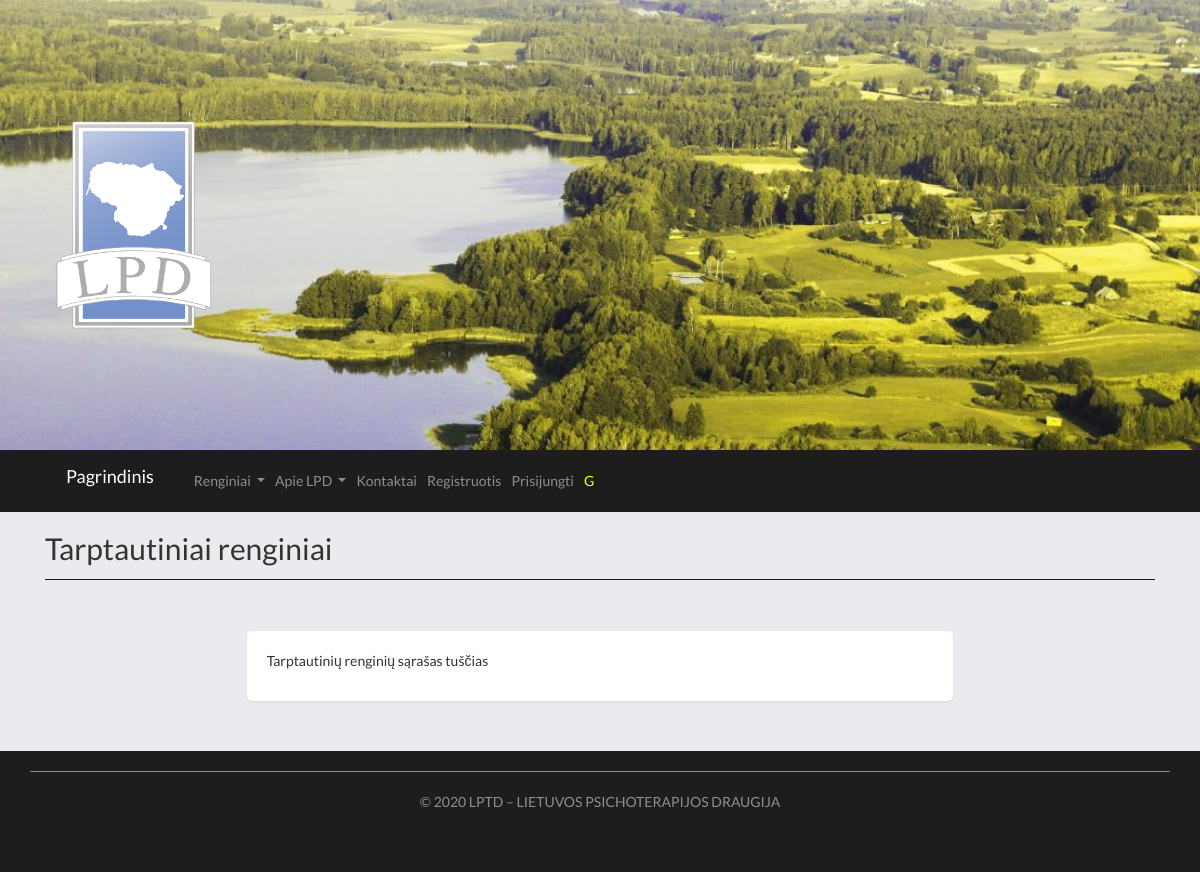
/Tarptautiniai_renginiai/, run on an earlier commit of the app's database.
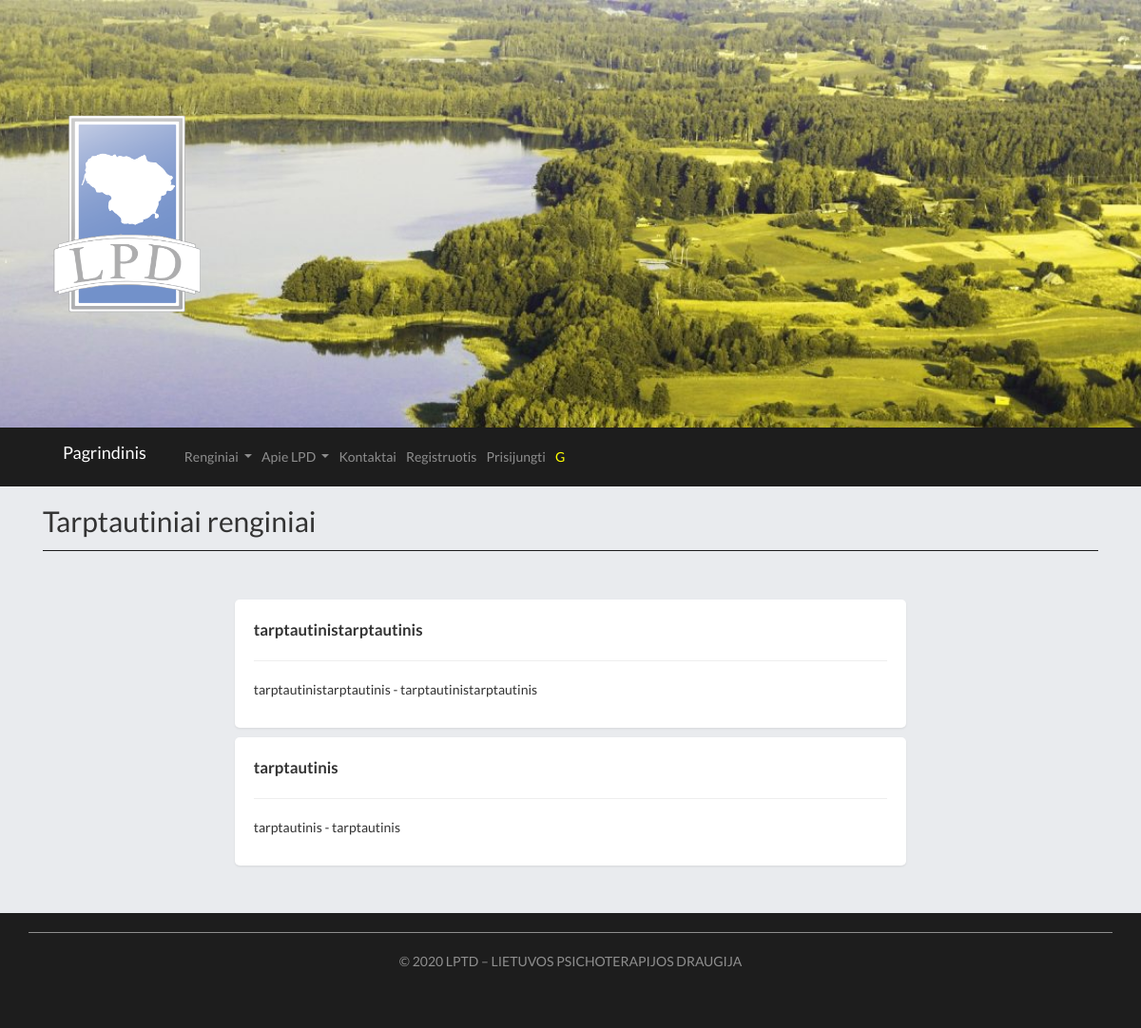
And on a later commit of the database.
### main.py (models this page shows)
class News_in_World(db.Model):
	id = db.Column(db.Integer, primary_key=True)
	date_created = db.Column(db.DateTime, default=datetime.utcnow)
	title = db.Column(db.String(4000), default="")
	title_en = db.Column(db.String(4000), default="")
	date = db.Column(db.String(4000), default="")
	location = db.Column(db.String(4000), default="")

### main.py (the view)
@app.route("/Tarptautiniai_renginiai/", methods=["GET", "POST"])
def tevents():
	events = list(reversed(News_in_World.query.order_by(News_in_World.date_created).all()))
	return render_template("Tartautiniai_renginiai.html",events = events , current_user=current_user())

### main.py (called while the page is built)
def guest_user():
	current_user = User()
	current_user.name="G"
	current_user.surname="Svecias"
	current_user.email="gg@gg.gg"
	current_user.lvl=0
	current_user.id=-1
	return current_user

def current_user():
	email = request.cookies.get("current-user-email")
	current_user = User.query.filter_by(email=email).first()
	if current_user == None:
		current_user = guest_user()
	return current_user

### templates/Tartautiniai_renginiai.html (shortened to what this page needs)
{% extends "base.html" %}
{% block page%}
<h2> Tarptautiniai renginiai</h2>
<hr class="my_hr">
	<div class= "empty_page">
		<div class = "row justify-content-md-center card_">
			{% if events|length == 0%}
				<div class = "col-md-8 page shadow-sm card_">
					<p> Tarptautinių renginių sąrašas tuščias</p>
				</div>
			{% else %}
				{% for event in events %}
					{% if event.title|length > 0%}
						<div class = "col-md-8 page shadow-sm card_">
							<b><big>{{event.title}}</big></b><hr>
							<p>{{event.date}} - {{event.location}}
							</p>
						</div>
					{% endif %}
				{% endfor %}
			{% endif %}
		</div>
	</div>
{% endblock %}

### templates/base.html (shortened to what this page needs)
<!DOCTYPE html>
<html lang="en-US">
<head>
	<link href="https://stackpath.bootstrapcdn.com/bootstrap/4.4.1/css/bootstrap.min.css" rel="stylesheet">
	<link href="https://stackpath.bootstrapcdn.com/font-awesome/4.7.0/css/font-awesome.min.css" rel="stylesheet">
	<link href="//netdna.bootstrapcdn.com/bootstrap/3.2.0/css/bootstrap.min.css" rel="stylesheet" id="bootstrap-css">
	<link rel="stylesheet" href="../static/css/style.css">
</head>
<body>
<div class= "top-image" style="background-image: url(../static/img/cropped-1920.jpg);">
		<div class="container">
			<div class="blog-logoa">
				<a href="/" title="LPTD - Lietuvos Psichoterapijos Draugija" rel="home">
					<img src="../static/img/ICON-PNG.png" alt="LPTD - Lietuvos Psichoterapijos Draugija">
				</a>
			</div>
		</div>
</div>
<div class = " bg_dark ">
<div class = "container">
<nav class="navbar navbar-expand-lg navbar-dark bg_dark ">
  <a class="navbar-brand" href="/"> Pagrindinis</a>
  <div class="collapse navbar-collapse bg_dark" id="navbarNavDropdown">
    <ul class="navbar-nav">
      <li class="nav-item dropdown ">
        <a class="nav-link dropdown-toggle" href="#" id="navbarDropdownMenuLink" role="button" data-toggle="dropdown" aria-haspopup="true" aria-expanded="false">
          Renginiai
        </a>
      </li>
	  <li class="nav-item dropdown ">
        <a class="nav-link dropdown-toggle" href="#" id="navbarDropdownMenuLink" role="button" data-toggle="dropdown" aria-haspopup="true" aria-expanded="false">
          Apie LPD
        </a>
      </li>
	  <li class="nav-item">
        <a class="nav-link" href="/kontaktai/">Kontaktai</a>
      </li>
	  {% if current_user.lvl == 0  and current_user.name|length <= 1 %}
	  <li class="nav-item">
        <a class="nav-link" href="/registracija/">Registruotis</a>
      </li>
	  <li class="nav-item">
        <a class="nav-link" href="/prisijungti/">Prisijungti</a>
      </li>
	  {% endif %}
	   <li class="nav-item">
        <a class="nav-link" href="#" style="color:yellow">{{current_user.name}}</a>
      </li>
    </ul>
  </div>
</nav>
</div>
</div>
<div class="container ">
{% block page%}{% endblock %}
</div>
<div class="bg_dark footer-copyright text-center footer">
	<div class="container">
			<p> © 2020 LPTD – <a href="/">LIETUVOS PSICHOTERAPIJOS DRAUGIJA</a>  </p>
	</div>
</div>
</body>
</html>

### static/css/style.css (style rules this page uses)
body { background-color: #e9ebee; font-family: 'Raleway', sans-serif; font-family: 'Lato', sans-serif; }
.navbar { margin-bottom:0px !important ; }
.page { padding: 20px; margin:20px auto; border-radius: 5px; background-color: white; }
.empty_page { padding: 20px; margin:20px auto; border-radius: 5px; }
.blog-logoa img { max-height: 250px; width: auto; max-width: 100%; height: auto; }
.top-image { bottom: 0px; padding: 100px 0; background: no-repeat center; background-size: cover; -moz-background-size: cover; -webkit-background-size: cover; }
.my_hr { display: block; height: 1px; border: 0; border-top: 1px solid #1D1D1D; margin: 1em 0; padding: 0; }
.bg_dark { background-color:#1D1D1D; }
.bg_dark>a { color:rgba(255,255,255,0.5); padding:10px; }
.footer { color:rgba(255,255,255,0.5); padding:20px 0px 30px 0px; }
.footer a { color:rgba(255,255,255,0.5); text-decoration: none; }
.footer .container { border-top: 1px solid rgba(255,255,255,0.5); padding:20px 0px ; }
.card_ { margin: 5px ! important; }

What changed in the data, as far as the page shows it:
added News_in_World: title "tarptautinistarptautinis", date "tarptautinistarptautinis", location "tarptautinistarptautinis"
added News_in_World: title "tarptautinis", date "tarptautinis", location "tarptautinis"
Also different on the page:
text no longer shown: "Tarptautinių renginių sąrašas tuščias"
